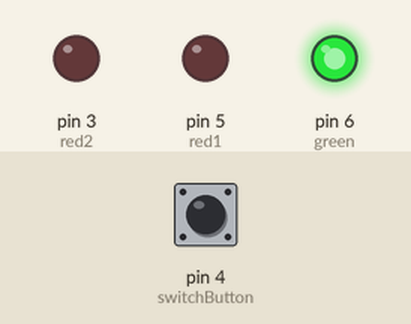
This sketch was run on a simulated Arduino Uno, built with avr-gcc and run on an emulated ATmega328P. Shown: output pins drawn as LEDs (lit = HIGH). Dashed ring = blinking. The inputs (shaded band) are chosen by the test bench; at power-on: pin 4 (switchButton) HIGH.

Above: at 1.2 s.
1.3 s: pin 4 (switchButton) pulled LOW for 0.15 s
At 1.7 s:
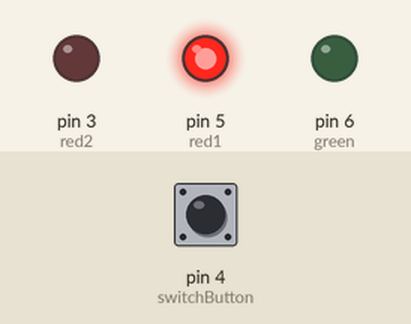
3.8 s: pin 4 (switchButton) pulled LOW for 3.2 s
At 4.7 s:
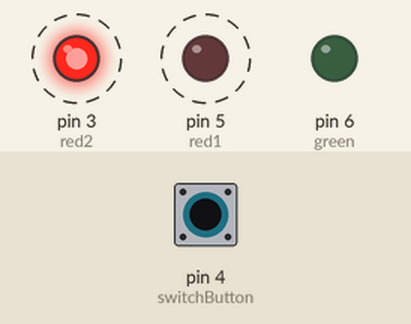
Timing chart, 0 to 9.3 s (numbered marks = the images above; inputs shaded):
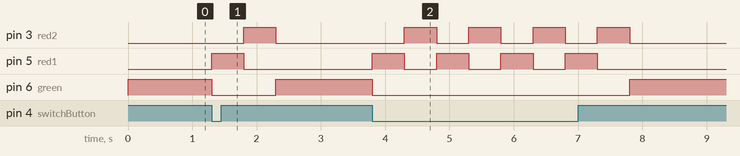

The sketch:

switching_leds.ino
```cpp
  /* Alternates two red LEDs if a button is not pressed,
  but lights up a green LED when the button is pressed. */

  const int red1 = 5;
  const int red2 = 3;
  const int green = 6;

  const int switchButton = 4;

  void setup() {
  // put your setup code here, to run once:
    pinMode(red1, OUTPUT);
    pinMode(red2, OUTPUT);
    pinMode(green, OUTPUT);
    pinMode(switchButton, INPUT);
}

void loop() {
  // put your main code here, to run repeatedly:
  int switchVal;
  switchVal = digitalRead(switchButton);

  if(switchVal == LOW){
    digitalWrite(green, LOW);

    digitalWrite(red1, HIGH);
    digitalWrite(red2, LOW);

    delay(500);

    digitalWrite(red1, LOW);
    digitalWrite(red2, HIGH);

    delay(500);
  }
  else{
    digitalWrite(green, HIGH);
    digitalWrite(red1, LOW);
    digitalWrite(red2, LOW);
  }
}
```

Measured:
- after the input at 1.3 s, pin 3 (red2): LOW → HIGH after 0.50 s, → LOW 0.50 s later; pin 5 (red1): LOW → HIGH at once, → LOW 0.50 s later; pin 6 (green): HIGH → LOW at once, → HIGH 1.0 s later
- after the input at 3.8 s, pin 3 (red2): alternates HIGH for 0.50 s and LOW for 0.50 s, 8 changes in all, then stays LOW, starting after 0.50 s; pin 5 (red1): alternates HIGH for 0.50 s and LOW for 0.50 s, 8 changes in all, then stays LOW, starting at once; pin 6 (green): HIGH → LOW at once, → HIGH 4.0 s later
